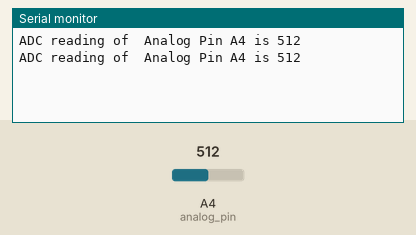
This sketch was run on a simulated Arduino Uno, built with avr-gcc and run on an emulated ATmega328P. On the bench: the last lines printed to the serial monitor. The test bench sets the inputs (shaded band); at power-on: A4 (analog_pin) = 512.

Above: at 5.8 s.
5.9 s: A4 (analog_pin) set to 716
At 10.5 s:
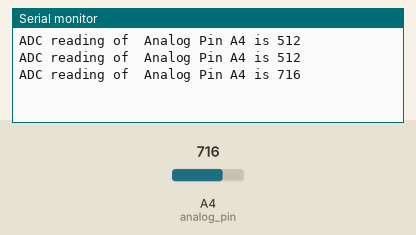
11.9 s: A4 (analog_pin) set to 900
At 15.5 s:
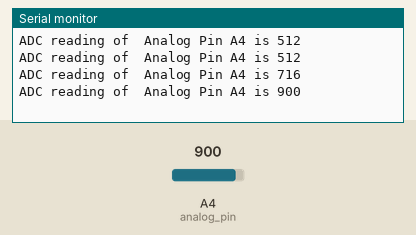
Timing chart, 0 to 17.0 s (numbered marks = the images above; inputs shaded):
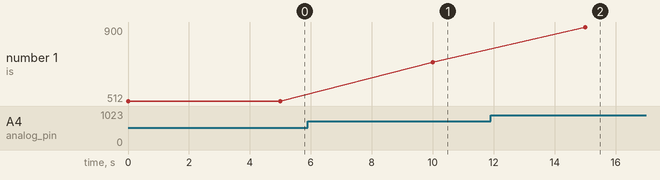

The sketch:

Test_Analog.ino
```cpp
//Test of ADC for RTL8720DN (BW16)

//int analog_pin = 5;  // A5 - PB2 based on variant.h file
int analog_pin = 4;  // A4 - PB1 based on variant.h file
//int analog_pin = 6;  // A6 - PB3 based on variant.h file

int ADC_reading;
char printstring[30];

void setup(){
    Serial.begin(115200);
    pinMode(analog_pin, INPUT);
}

void loop() {
    ADC_reading = analogRead(analog_pin);
    sprintf(printstring, "ADC reading of  Analog Pin A%d is %d", analog_pin, ADC_reading);
    Serial.println(printstring);
    delay(5000);
}
```

Measured:
- after the input at 5.9 s, the serial monitor: prints a new line after 4.1 s (image 1)
- after the input at 11.9 s, the serial monitor: prints a new line after 3.1 s (image 2)
- plotted number 1: 512 → 716 after the input at 5.9 s, 716 → 900 after the input at 11.9 s
